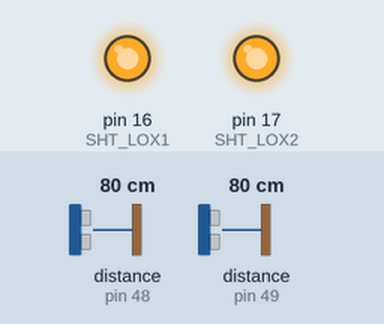
Simulated run of this sketch. Board: Arduino Uno, built with avr-gcc and run on an emulated ATmega328P. Shown: output pins drawn as LEDs (lit = HIGH). Inputs (shaded band) come from the test bench; at power-on: distance to the obstacle (sensors on pin 48, pin 49) 80 cm. What the sketch prints to the serial monitor is not drawn.

Above: at 1.2 s.
1.3 s: distance to the obstacle (sensor on pin 48) set to 250 cm
3.5 s: distance to the obstacle (sensor on pin 49) set to 250 cm
5.7 s: distance to the obstacle (sensor on pin 48) set to 2 cm
7.9 s: distance to the obstacle (sensor on pin 49) set to 2 cm
Timing chart, 0 to 10.9 s (numbered marks = the images above; inputs shaded):
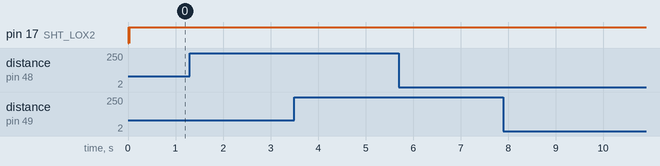

The sketch:

vl53l0x_dual.ino
```cpp
#include "Adafruit_VL53L0X.h"

// address we will assign if dual sensor is present
#define LOX1_ADDRESS 0x30
#define LOX2_ADDRESS 0x31

// set the pins to shutdown
#define SHT_LOX1 16
#define SHT_LOX2 17

// objects for the vl53l0x
Adafruit_VL53L0X lox1 = Adafruit_VL53L0X();
Adafruit_VL53L0X lox2 = Adafruit_VL53L0X();

// this holds the measurement
VL53L0X_RangingMeasurementData_t measure1;
VL53L0X_RangingMeasurementData_t measure2;

/*
    Reset all sensors by setting all of their XSHUT pins low for delay(10), then set all XSHUT high to bring out of reset
    Keep sensor #1 awake by keeping XSHUT pin high
    Put all other sensors into shutdown by pulling XSHUT pins low
    Initialize sensor #1 with lox.begin(new_i2c_address) Pick any number but 0x29 and it must be under 0x7F. Going with 0x30 to 0x3F is probably OK.
    Keep sensor #1 awake, and now bring sensor #2 out of reset by setting its XSHUT pin high.
    Initialize sensor #2 with lox.begin(new_i2c_address) Pick any number but 0x29 and whatever you set the first sensor to
 */
void setID() {
  // all reset
  digitalWrite(SHT_LOX1, LOW);
  digitalWrite(SHT_LOX2, LOW);
  delay(10);
  // all unreset
  digitalWrite(SHT_LOX1, HIGH);
  digitalWrite(SHT_LOX2, HIGH);
  delay(10);

  // activating LOX1 and resetting LOX2
  digitalWrite(SHT_LOX1, HIGH);
  digitalWrite(SHT_LOX2, LOW);

  // initing LOX1
  if(!lox1.begin(LOX1_ADDRESS)) {
    Serial.println(F("Failed to boot first VL53L0X"));
    while(1);
  }
  delay(10);

  // activating LOX2
  digitalWrite(SHT_LOX2, HIGH);
  delay(10);

  //initing LOX2
  if(!lox2.begin(LOX2_ADDRESS)) {
    Serial.println(F("Failed to boot second VL53L0X"));
    while(1);
  }
}

void read_dual_sensors() {

  lox1.rangingTest(&measure1, false); // pass in 'true' to get debug data printout!
  lox2.rangingTest(&measure2, false); // pass in 'true' to get debug data printout!
  int correct_order[] = {5,5};
  // print sensor one reading
  Serial.print(F("1: "));
  if(measure1.RangeStatus != 4) {     // if not out of range
    Serial.print(measure1.RangeMilliMeter);
    if(measure1.RangeMilliMeter < 100)
    {
      correct_order[0] = 1;
    }
  } else {
    Serial.print(F("Out of range"));
  }
  // delay(100);
  delay(150);
  Serial.print(F(" "));

  // print sensor two reading
  Serial.print(F("2: "));
  if(measure2.RangeStatus != 4) {
    Serial.print(measure2.RangeMilliMeter);
    if(measure2.RangeMilliMeter < 100)
    {
      correct_order[1] = 2;
    }
  } else {
    Serial.print(F("Out of range"));
  }

  Serial.println();
  if(correct_order[0] == 1 && correct_order[1]== 2)
  {
    Serial.println("Sensors Triggered in Correct Order");
    correct_order[0] = 0;
    correct_order[1] = 1;
  }
  correct_order[0] = 5;
  correct_order[1] = 5;
}

void setup() {
  Serial.begin(115200);

  // wait until serial port opens for native USB devices
  while (! Serial) { delay(1); }

  pinMode(SHT_LOX1, OUTPUT);
  pinMode(SHT_LOX2, OUTPUT);

  Serial.println(F("Shutdown pins inited..."));

  digitalWrite(SHT_LOX1, LOW);
  digitalWrite(SHT_LOX2, LOW);

  Serial.println(F("Both in reset mode...(pins are low)"));


  Serial.println(F("Starting..."));
  setID();

}

void loop() {

  read_dual_sensors();
  delay(100);
}
```

Measured:
- after the input at 1.3 s, every drawn part: stays the same
- after the input at 3.5 s, every drawn part: stays the same
- after the input at 5.7 s, every drawn part: stays the same
- after the input at 7.9 s, every drawn part: stays the same
